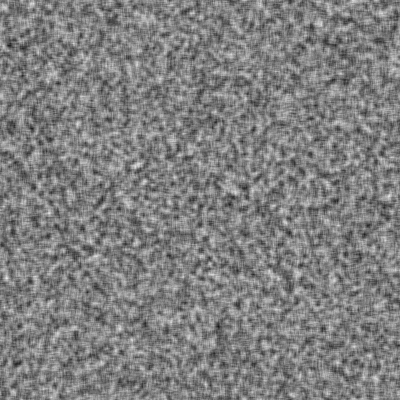
Frame 1 (no input)
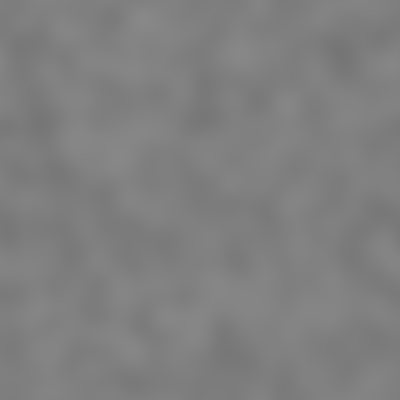
Frame 60 (the mouse pressed at the canvas centre just before this capture)
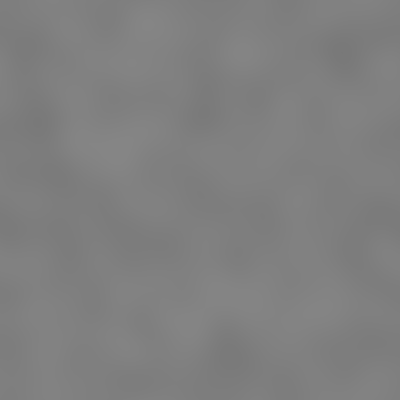
Frame 120 (the mouse held since frame 60 and released just before this capture)

The Processing sketch that drew these frames (run headless with seeded random() and noise(); from frame 60 on, the mouse is pressed at the canvas centre):

// Processing sketch: Pattern00
// ── Pattern00.pde
/// Simple floating point based cellular automaton.

int SIDE=400;
float[][] cstates=new float[SIDE][SIDE]; //Current states of cells
float[][] nstates=new float[SIDE][SIDE]; //New states of cells

void initialiseDens()
{
  for (int i=0; i<SIDE; i++)
    for (int j=0; j<SIDE; j++)
      if (random(1.0)<0.5)
        cstates[i][j]=1.0;
      else
        cstates[i][j]=0.0;
}

void visualise()
{
  for (int i=0; i<SIDE; i++)
    for (int j=0; j<SIDE; j++)
    {
      float value=cstates[i][j];
      if(0<=value && value<=1)
        stroke(value*255);
      else
        stroke(255,0,0);
      point(i,j);  
    }
}

void newStates()
{
  for (int i=0; i<SIDE; i++)
    for (int j=0; j<SIDE; j++)
    {
      float sum=0;
      for(int k=-3;k<=3;k++)
       for(int l=-3;l<=3;l++)
       {
         int a=(i+k+SIDE)%SIDE;
         int b=(j+l+SIDE)%SIDE;
         sum+=cstates[a][b];
       }
       nstates[i][j]=sum/49;
    }
   
   // swap the world states
   float[][] tmp=cstates;
   cstates=nstates;
   nstates=tmp;
}

void newStates2()
{
  final int maxd=2;
  final int powr=(2*maxd+1)*(2*maxd+1); //when maxd==2, powr==25
  
  for (int i=0; i<SIDE; i++)
    for (int j=0; j<SIDE; j++)
    {
      float sum=0;
      for(int k=-maxd;k<=maxd;k++)
       for(int l=-maxd;l<=maxd;l++)
       {
         int a=(i+k+SIDE)%SIDE;
         int b=(j+l+SIDE)%SIDE;
         sum+=cstates[a][b];
       }
       nstates[i][j]=sum/powr;
    }
   
   // swap the world states
   float[][] tmp=cstates;
   cstates=nstates;
   nstates=tmp;
}

void settings()
{
  size(SIDE, SIDE);
  noSmooth();
}

void setup()
{
  initialiseDens();
  visualise();
  frameRate(4);
}

void draw()
{
  newStates2();
  visualise();
  println(frameCount);
}

/// @date 2026-10-16 ( → https://github.com/borkowsk/bookProcessingEN)
